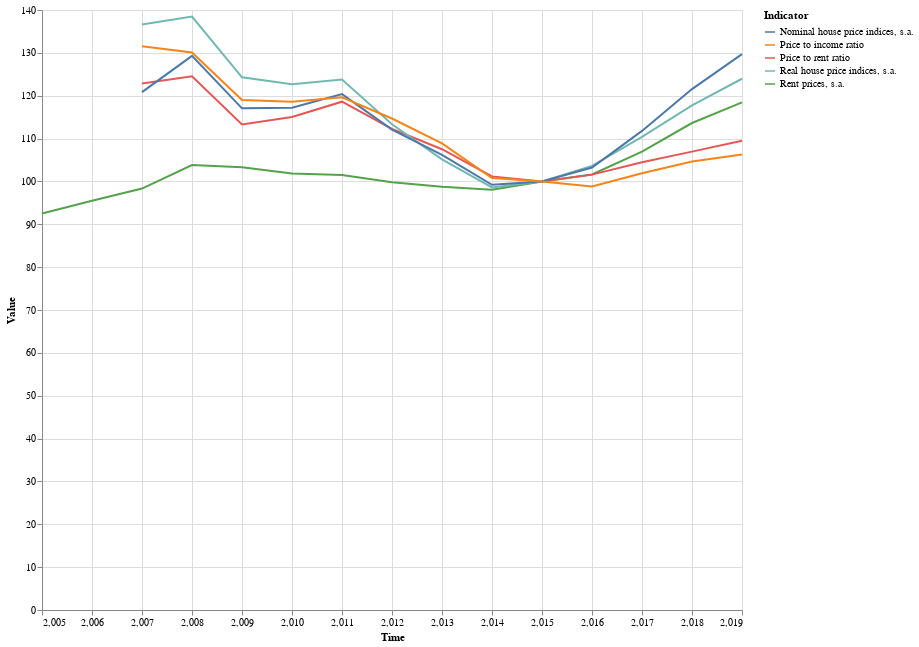

Notebook code for this chart:
### Code cell
#Visualization of all housing parameters for Slovenia
input_dropdown = alt.binding_select(options=['Nominal house price indices, s.a.','Standardised price-rent ratio', 'Price to income ratio','Rent prices, s.a.','Price to rent ratio','Standardised price-income ratio','Real house price indices, s.a.'])
selection = alt.selection_single(fields=['Indicator'], bind=input_dropdown, name='Indicator')
color = alt.condition(selection,
                    alt.Color('Indicator:N', legend=None),
                    alt.value('lightgray'))

alt.Chart(housing_slovenia).mark_line().encode(
    x='Time',
    y='Value',
    color='Indicator:N',
    tooltip='Indicator:N'
).add_selection(
    selection
).transform_filter(
    selection
).properties(
    width=700,
    height=600
)

### Figure 1 — Vega-Lite specification as saved in the notebook (floating-point values rounded to 4 significant figures)
{"config": {"view": {"continuousWidth": 400, "continuousHeight": 300}}, "data": {"name": "data-afe0d31ac304b59cc4c7dcc0d28f2a4b"}, "mark": "line", "encoding": {"color": {"type": "nominal", "field": "Indicator"}, "tooltip": {"type": "nominal", "field": "Indicator"}, "x": {"type": "quantitative", "field": "Time"}, "y": {"type": "quantitative", "field": "Value"}}, "height": 600, "selection": {"Indicator": {"type": "single", "fields": ["Indicator"], "bind": {"input": "select", "options": ["Nominal house price indices, s.a.", "Standardised price-rent ratio", "Price to income ratio", "Rent prices, s.a.", "Price to rent ratio", "Standardised price-income ratio", "Real house price indices, s.a."]}}}, "transform": [{"filter": {"selection": "Indicator"}}], "width": 700, "$schema": "https://vega.github.io/schema/vega-lite/v4.8.1.json", "datasets": {"data-afe0d31ac304b59cc4c7dcc0d28f2a4b": [{"Country": "Slovenia", "IND": "RPI", "Indicator": "Rent prices, s.a.", "Time": 2005, "Value": 92.51}, {"Country": "Slovenia", "IND": "RPI", "Indicator": "Rent prices, s.a.", "Time": 2006, "Value": 95.5}, {"Country": "Slovenia", "IND": "HPI_RPI", "Indicator": "Price to rent ratio", "Time": 2007, "Value": 122.8}, {"Country": "Slovenia", "IND": "RPI", "Indicator": "Rent prices, s.a.", "Time": 2007, "Value": 98.34}, {"Country": "Slovenia", "IND": "RHP", "Indicator": "Real house price indices, s.a.", "Time": 2007, "Value": 136.6}, {"Country": "Slovenia", "IND": "HPI", "Indicator": "Nominal house price indices, s.a.", "Time": 2007, "Value": 120.8}, {"Country": "Slovenia", "IND": "HPI_YDH", "Indicator": "Price to income ratio", "Time": 2007, "Value": 131.5}, {"Country": "Slovenia", "IND": "HPI", "Indicator": "Nominal house price indices, s.a.", "Time": 2008, "Value": 129.3}, {"Country": "Slovenia", "IND": "RHP", "Indicator": "Real house price indices, s.a.", "Time": 2008, "Value": 138.5}, {"Country": "Slovenia", "IND": "HPI_RPI", "Indicator": "Price to rent ratio", "Time": 2008, "Value": 124.5}, {"Country": "Slovenia", "IND": "RPI", "Indicator": "Rent prices, s.a.", "Time": 2008, "Value": 103.8}, {"Country": "Slovenia", "IND": "HPI_YDH", "Indicator": "Price to income ratio", "Time": 2008, "Value": 130.1}, {"Country": "Slovenia", "IND": "HPI_YDH", "Indicator": "Price to income ratio", "Time": 2009, "Value": 119.0}, {"Country": "Slovenia", "IND": "HPI_RPI", "Indicator": "Price to rent ratio", "Time": 2009, "Value": 113.3}, {"Country": "Slovenia", "IND": "HPI", "Indicator": "Nominal house price indices, s.a.", "Time": 2009, "Value": 117.1}, {"Country": "Slovenia", "IND": "RPI", "Indicator": "Rent prices, s.a.", "Time": 2009, "Value": 103.3}, {"Country": "Slovenia", "IND": "RHP", "Indicator": "Real house price indices, s.a.", "Time": 2009, "Value": 124.3}, {"Country": "Slovenia", "IND": "RPI", "Indicator": "Rent prices, s.a.", "Time": 2010, "Value": 101.9}, {"Country": "Slovenia", "IND": "HPI_RPI", "Indicator": "Price to rent ratio", "Time": 2010, "Value": 115.0}, {"Country": "Slovenia", "IND": "HPI_YDH", "Indicator": "Price to income ratio", "Time": 2010, "Value": 118.6}, {"Country": "Slovenia", "IND": "RHP", "Indicator": "Real house price indices, s.a.", "Time": 2010, "Value": 122.7}, {"Country": "Slovenia", "IND": "HPI", "Indicator": "Nominal house price indices, s.a.", "Time": 2010, "Value": 117.2}, {"Country": "Slovenia", "IND": "HPI_RPI", "Indicator": "Price to rent ratio", "Time": 2011, "Value": 118.6}, {"Country": "Slovenia", "IND": "RPI", "Indicator": "Rent prices, s.a.", "Time": 2011, "Value": 101.5}, {"Country": "Slovenia", "IND": "HPI", "Indicator": "Nominal house price indices, s.a.", "Time": 2011, "Value": 120.4}, {"Country": "Slovenia", "IND": "HPI_YDH", "Indicator": "Price to income ratio", "Time": 2011, "Value": 119.6}, {"Country": "Slovenia", "IND": "RHP", "Indicator": "Real house price indices, s.a.", "Time": 2011, "Value": 123.8}, {"Country": "Slovenia", "IND": "RHP", "Indicator": "Real house price indices, s.a.", "Time": 2012, "Value": 113.3}, {"Country": "Slovenia", "IND": "HPI_RPI", "Indicator": "Price to rent ratio", "Time": 2012, "Value": 112.3}, {"Country": "Slovenia", "IND": "HPI_YDH", "Indicator": "Price to income ratio", "Time": 2012, "Value": 114.7}, {"Country": "Slovenia", "IND": "HPI", "Indicator": "Nominal house price indices, s.a.", "Time": 2012, "Value": 112.1}, {"Country": "Slovenia", "IND": "RPI", "Indicator": "Rent prices, s.a.", "Time": 2012, "Value": 99.83}, {"Country": "Slovenia", "IND": "RPI", "Indicator": "Rent prices, s.a.", "Time": 2013, "Value": 98.78}, {"Country": "Slovenia", "IND": "HPI", "Indicator": "Nominal house price indices, s.a.", "Time": 2013, "Value": 106.2}, {"Country": "Slovenia", "IND": "HPI_YDH", "Indicator": "Price to income ratio", "Time": 2013, "Value": 108.9}, {"Country": "Slovenia", "IND": "HPI_RPI", "Indicator": "Price to rent ratio", "Time": 2013, "Value": 107.5}, {"Country": "Slovenia", "IND": "RHP", "Indicator": "Real house price indices, s.a.", "Time": 2013, "Value": 105.1}, {"Country": "Slovenia", "IND": "HPI", "Indicator": "Nominal house price indices, s.a.", "Time": 2014, "Value": 99.2}, {"Country": "Slovenia", "IND": "RHP", "Indicator": "Real house price indices, s.a.", "Time": 2014, "Value": 98.61}, {"Country": "Slovenia", "IND": "RPI", "Indicator": "Rent prices, s.a.", "Time": 2014, "Value": 98.05}, {"Country": "Slovenia", "IND": "HPI_RPI", "Indicator": "Price to rent ratio", "Time": 2014, "Value": 101.2}, {"Country": "Slovenia", "IND": "HPI_YDH", "Indicator": "Price to income ratio", "Time": 2014, "Value": 100.8}, {"Country": "Slovenia", "IND": "RPI", "Indicator": "Rent prices, s.a.", "Time": 2015, "Value": 100.0}, {"Country": "Slovenia", "IND": "HPI_YDH", "Indicator": "Price to income ratio", "Time": 2015, "Value": 100.0}, {"Country": "Slovenia", "IND": "HPI_RPI", "Indicator": "Price to rent ratio", "Time": 2015, "Value": 100.0}, {"Country": "Slovenia", "IND": "RHP", "Indicator": "Real house price indices, s.a.", "Time": 2015, "Value": 100.0}, {"Country": "Slovenia", "IND": "HPI", "Indicator": "Nominal house price indices, s.a.", "Time": 2015, "Value": 100.0}, {"Country": "Slovenia", "IND": "RHP", "Indicator": "Real house price indices, s.a.", "Time": 2016, "Value": 103.6}, {"Country": "Slovenia", "IND": "HPI", "Indicator": "Nominal house price indices, s.a.", "Time": 2016, "Value": 103.3}, {"Country": "Slovenia", "IND": "HPI_YDH", "Indicator": "Price to income ratio", "Time": 2016, "Value": 98.83}, {"Country": "Slovenia", "IND": "HPI_RPI", "Indicator": "Price to rent ratio", "Time": 2016, "Value": 101.6}, {"Country": "Slovenia", "IND": "RPI", "Indicator": "Rent prices, s.a.", "Time": 2016, "Value": 101.6}, {"Country": "Slovenia", "IND": "HPI_YDH", "Indicator": "Price to income ratio", "Time": 2017, "Value": 101.9}, {"Country": "Slovenia", "IND": "RHP", "Indicator": "Real house price indices, s.a.", "Time": 2017, "Value": 110.4}, {"Country": "Slovenia", "IND": "HPI_RPI", "Indicator": "Price to rent ratio", "Time": 2017, "Value": 104.5}, {"Country": "Slovenia", "IND": "RPI", "Indicator": "Rent prices, s.a.", "Time": 2017, "Value": 107.0}, {"Country": "Slovenia", "IND": "HPI", "Indicator": "Nominal house price indices, s.a.", "Time": 2017, "Value": 111.8}, {"Country": "Slovenia", "IND": "RPI", "Indicator": "Rent prices, s.a.", "Time": 2018, "Value": 113.6}, {"Country": "Slovenia", "IND": "HPI_RPI", "Indicator": "Price to rent ratio", "Time": 2018, "Value": 106.9}, {"Country": "Slovenia", "IND": "HPI", "Indicator": "Nominal house price indices, s.a.", "Time": 2018, "Value": 121.5}, {"Country": "Slovenia", "IND": "HPI_YDH", "Indicator": "Price to income ratio", "Time": 2018, "Value": 104.6}, {"Country": "Slovenia", "IND": "RHP", "Indicator": "Real house price indices, s.a.", "Time": 2018, "Value": 117.7}, {"Country": "Slovenia", "IND": "RPI", "Indicator": "Rent prices, s.a.", "Time": 2019, "Value": 118.4}, {"Country": "Slovenia", "IND": "HPI", "Indicator": "Nominal house price indices, s.a.", "Time": 2019, "Value": 129.7}, {"Country": "Slovenia", "IND": "HPI_YDH", "Indicator": "Price to income ratio", "Time": 2019, "Value": 106.3}, {"Country": "Slovenia", "IND": "HPI_RPI", "Indicator": "Price to rent ratio", "Time": 2019, "Value": 109.5}, {"Country": "Slovenia", "IND": "RHP", "Indicator": "Real house price indices, s.a.", "Time": 2019, "Value": 124.0}]}}
